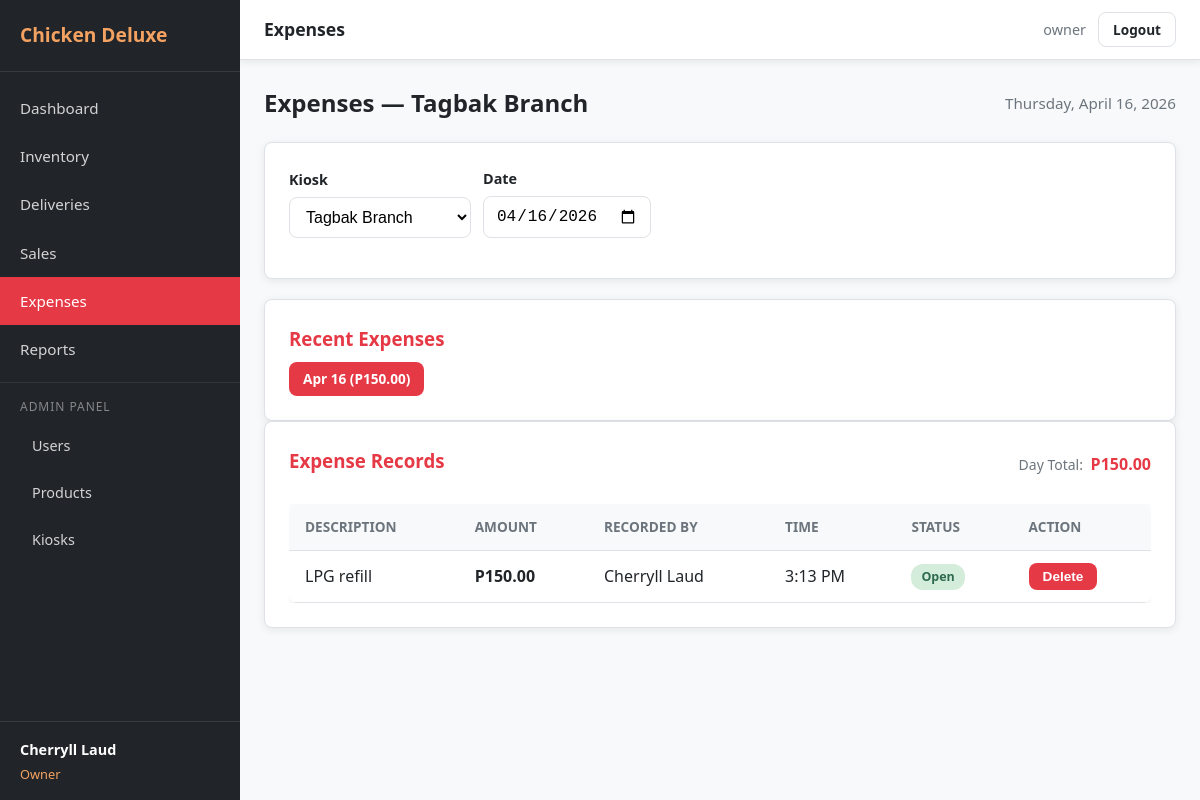
The page /expenses?kiosk_id=1&date=2026-04-16 (signed in) on the database its author committed.
### tables this page shows
CREATE TABLE `kiosk` (
  `Kiosk_ID` int(11) NOT NULL AUTO_INCREMENT,
  `Name` varchar(100) NOT NULL,
  `Location` varchar(255) NOT NULL,
  `Active` tinyint(1) NOT NULL DEFAULT 1,
  `Created_at` datetime NOT NULL DEFAULT current_timestamp(),
  PRIMARY KEY (`Kiosk_ID`)
);

CREATE TABLE `expenses` (
  `Expense_ID` int(11) NOT NULL AUTO_INCREMENT,
  `Kiosk_ID` int(11) NOT NULL,
  `User_ID` int(11) NOT NULL,
  `Expense_date` date NOT NULL,
  `Amount` decimal(10,2) NOT NULL DEFAULT 0.00,
  `Description` varchar(255) NOT NULL,
  `Locked_status` tinyint(1) NOT NULL DEFAULT 0,
  `Created_at` datetime NOT NULL DEFAULT current_timestamp(),
  PRIMARY KEY (`Expense_ID`),
  KEY `User_ID` (`User_ID`),
  KEY `expenses_ibfk_1` (`Kiosk_ID`),
  CONSTRAINT `expenses_ibfk_1` FOREIGN KEY (`Kiosk_ID`) REFERENCES `kiosk` (`Kiosk_ID`),
  CONSTRAINT `expenses_ibfk_2` FOREIGN KEY (`User_ID`) REFERENCES `user` (`User_ID`)
);

CREATE TABLE `user` (
  `User_ID` int(11) NOT NULL AUTO_INCREMENT,
  `Role_ID` int(11) NOT NULL,
  `Kiosk_ID` int(11) DEFAULT NULL,
  `Username` varchar(50) NOT NULL,
  `Password` varchar(255) NOT NULL,
  `Full_name` varchar(100) NOT NULL,
  `Active_status` tinyint(1) NOT NULL DEFAULT 1,
  `Created_at` datetime NOT NULL DEFAULT current_timestamp(),
  PRIMARY KEY (`User_ID`),
  UNIQUE KEY `Username` (`Username`),
  KEY `Role_ID` (`Role_ID`),
  KEY `user_ibfk_2` (`Kiosk_ID`),
  CONSTRAINT `user_ibfk_1` FOREIGN KEY (`Role_ID`) REFERENCES `role` (`Role_ID`),
  CONSTRAINT `user_ibfk_2` FOREIGN KEY (`Kiosk_ID`) REFERENCES `kiosk` (`Kiosk_ID`)
);

### core/Controller.php (called while the page is built, shortened)
<?php
class Controller
{
    protected function render(string $view, array $data = []): void
    {
        extract($data);
        $viewFile = __DIR__ . '/../views/' . $view . '.php';
        require $viewFile;
        require __DIR__ . '/../views/layouts/main.php';
    }
    protected function post(string $key, mixed $default = null): mixed
    {
        return $_POST[$key] ?? $default;
    }
    protected function get(string $key, mixed $default = null): mixed
    {
        return $_GET[$key] ?? $default;
    }
}

### controllers/ExpenseController.php (called while the page is built, shortened)
<?php
require_once __DIR__ . '/../models/ExpenseModel.php';
require_once __DIR__ . '/../models/KioskModel.php';
class ExpenseController extends Controller
{
    private ExpenseModel $expenseModel;
    private KioskModel $kioskModel;
    public function __construct()
    {
        $this->expenseModel = new ExpenseModel();
        $this->kioskModel   = new KioskModel();
    }
    public function index(): void
    {
        $kiosk_id = $this->resolveKiosk();
        $kiosk     = $this->kioskModel->findById($kiosk_id);
        $date      = $this->get('date', date('Y-m-d'));
        $expenses  = $this->expenseModel->getByDateAndKiosk($date, $kiosk_id);
        $day_total = $this->expenseModel->getDailyTotal($date, $kiosk_id);
        $is_today  = ($date === date('Y-m-d'));
        $any_locked = false;
        $data = [
            'page_title'  => 'Expenses',
            'kiosk'       => $kiosk,
            'kiosk_id'   => $kiosk_id,
            'date'        => $date,
            'expenses'    => $expenses,
            'day_total'   => $day_total,
            'is_today'    => $is_today,
            'any_locked'  => $any_locked,
            'kiosks'      => Auth::isOwner() ? $this->kioskModel->getActive() : [],
            'history'     => $this->expenseModel->getRecordedDates($kiosk_id),
            'success'     => $_GET['success'] ?? null,
            'error'       => $_GET['error'] ?? null,
        ];
        $this->render('expenses/index', $data);
    }
    private function resolveKiosk(): int
    {
        $selected = $this->get('kiosk_id', $this->post('kiosk_id'));
        if ($selected) {
            return (int) $selected;
        }
        $kiosks = $this->kioskModel->getActive();
        return $kiosks[0]['Kiosk_ID'] ?? 1;
    }
}

### index.php (called while the page is built, shortened)
<?php
require_once __DIR__ . '/core/Database.php';
require_once __DIR__ . '/core/Model.php';
require_once __DIR__ . '/core/Controller.php';
require_once __DIR__ . '/core/Auth.php';
$router = new Router();
$router->get('/login',    'AuthController', 'showLogin');
$router->post('/login',   'AuthController', 'handleLogin');
$router->get('/logout',   'AuthController', 'logout');
$router->get('/',          'DashboardController', 'index');
$router->get('/dashboard', 'DashboardController', 'index');
$router->get('/admin',                'AdminController', 'users');
$router->get('/admin/users',          'AdminController', 'users');
$router->post('/admin/users/create',  'AdminController', 'createUser');
$router->post('/admin/users/deactivate', 'AdminController', 'deactivateUser');
$router->post('/admin/users/activate',   'AdminController', 'activateUser');
$router->get('/admin/products',          'AdminController', 'products');
$router->post('/admin/products/create',  'AdminController', 'createProduct');
$router->post('/admin/products/update',  'AdminController', 'updateProduct');
$router->get('/admin/kiosks',            'AdminController', 'kiosks');
$router->post('/admin/kiosks/create',    'AdminController', 'createKiosk');
$router->post('/admin/kiosks/update',    'AdminController', 'updateKiosk');
$router->get('/admin/audit-log',         'AdminController', 'auditLog');
$router->get('/inventory',        'InventoryController', 'index');
$router->post('/inventory/store', 'InventoryController', 'store');
$router->post('/inventory/unlock', 'InventoryController', 'unlock');
$router->get('/delivery',          'DeliveryController', 'index');
$router->post('/delivery/store',   'DeliveryController', 'store');
$router->post('/delivery/lock',    'DeliveryController', 'lock');
$router->post('/delivery/unlock',  'DeliveryController', 'unlock');
$router->post('/delivery/delete',  'DeliveryController', 'delete');
$router->get('/sales',          'SalesController', 'index');
$router->post('/sales/store',   'SalesController', 'store');
$router->post('/sales/lock',    'SalesController', 'lock');
$router->post('/sales/unlock',  'SalesController', 'unlock');
$router->post('/sales/delete',  'SalesController', 'delete');
$router->get('/expenses',          'ExpenseController', 'index');
$router->post('/expenses/store',   'ExpenseController', 'store');
$router->post('/expenses/lock',    'ExpenseController', 'lock');
$router->post('/expenses/unlock',  'ExpenseController', 'unlock');
$router->post('/expenses/delete',  'ExpenseController', 'delete');
$router->get('/reports',              'ReportController', 'index');
$router->get('/reports/daily',        'ReportController', 'daily');
$router->get('/reports/consolidated', 'ReportController', 'consolidated');
$router->get('/reports/timein',       'ReportController', 'timeIn');
$router->dispatch();

### core/Database.php (called while the page is built, shortened)
<?php
class Database
{
    private static ?Database $instance = null;
    private PDO $slave;
    private function __construct()
    {
        $config = require __DIR__ . '/../config/database.php';
        $masterDsn = sprintf(
            'mysql:host=%s;port=%d;dbname=%s;charset=%s',
            $config['master']['host'],
            $config['master']['port'],
            $config['master']['dbname'],
            $config['master']['charset']
        );
        $slaveDsn = sprintf(
            'mysql:host=%s;port=%d;dbname=%s;charset=%s',
            $config['slave']['host'],
            $config['slave']['port'],
            $config['slave']['dbname'],
            $config['slave']['charset']
        );
        $options = [
            PDO::ATTR_ERRMODE            => PDO::ERRMODE_EXCEPTION,
            PDO::ATTR_DEFAULT_FETCH_MODE => PDO::FETCH_ASSOC,
            PDO::ATTR_EMULATE_PREPARES   => false,
        ];
        $this->slave = new PDO(
            $slaveDsn,
            $config['slave']['username'],
            $config['slave']['password'],
            $options
        );
    }
    public static function getInstance(): Database
    {
        if (self::$instance === null) {
            self::$instance = new self();
        }
        return self::$instance;
    }
    public function read(string $sql, array $params = []): array
    {
        $stmt = $this->slave->prepare($sql);
        $stmt->execute($params);
        return $stmt->fetchAll();
    }
    public function readOne(string $sql, array $params = []): ?array
    {
        $stmt = $this->slave->prepare($sql);
        $stmt->execute($params);
        $row = $stmt->fetch();
        return $row ?: null;
    }
}

### core/Auth.php (called while the page is built, shortened)
<?php
class Auth
{
    public static function roleId(): ?int
    {
        return $_SESSION['role_id'] ?? null;
    }
    public static function isOwner(): bool
    {
        return self::roleId() === ROLE_OWNER;
    }
    public static function isStaff(): bool
    {
        return self::roleId() === ROLE_STAFF;
    }
}

### core/Model.php (called while the page is built, shortened)
<?php
class Model
{
    public function __construct()
    {
        $this->db = Database::getInstance();
    }
}

### config/database.php (called while the page is built)
<?php
return [
    'master' => [
        'host'     => '127.0.0.1',
        'port'     => 3306,
        'dbname'   => 'chicken_deluxe',
        'username' => 'root',
        'password' => '',
        'charset'  => 'utf8mb4',
    ],
    'slave' => [
        'host'     => '127.0.0.1',
        'port'     => 3307,
        'dbname'   => 'chicken_deluxe',
        'username' => 'root',
        'password' => '',
        'charset'  => 'utf8mb4',
    ],
];

### models/KioskModel.php (called while the page is built, shortened)
<?php
class KioskModel extends Model
{
    public function getActive(): array
    {
        return $this->db->read("SELECT * FROM Kiosk WHERE Active = 1 ORDER BY Kiosk_ID");
    }
    public function findById(int $kiosk_id): ?array
    {
        return $this->db->readOne("SELECT * FROM Kiosk WHERE Kiosk_ID = ?", [$kiosk_id]);
    }
}

### models/ExpenseModel.php (called while the page is built, shortened)
<?php
class ExpenseModel extends Model
{
    public function getByDateAndKiosk(string $date, int $kiosk_id): array
    {
        return $this->db->read(
            "SELECT e.*, u.Full_name AS Recorded_by
             FROM Expenses e
             JOIN User u ON e.User_ID = u.User_ID
             WHERE e.Kiosk_ID = ? AND e.Expense_date = ?
             ORDER BY e.Created_at DESC",
            [$kiosk_id, $date]
        );
    }
    public function getDailyTotal(string $date, int $kiosk_id): float
    {
        $row = $this->db->readOne(
            "SELECT COALESCE(SUM(Amount), 0) AS total
             FROM Expenses
             WHERE Kiosk_ID = ? AND Expense_date = ?",
            [$kiosk_id, $date]
        );
        return (float) ($row['total'] ?? 0);
    }
    public function getRecordedDates(int $kiosk_id, int $limit = 30): array
    {
        return $this->db->read(
            "SELECT Expense_date,
                    COUNT(*) AS item_count,
                    SUM(Amount) AS day_total,
                    MAX(Locked_status) AS is_locked
             FROM Expenses
             WHERE Kiosk_ID = ?
             GROUP BY Expense_date
             ORDER BY Expense_date DESC
             LIMIT ?",
            [$kiosk_id, $limit]
        );
    }
}

### views/expenses/index.php (the view, shortened to what this page needs)
<?php $staff_locked = Auth::isStaff(); ?>
<section class="expenses">
    <div class="section-header">
        <h2>Expenses — <?= htmlspecialchars($kiosk['Name'] ?? 'Unknown') ?></h2>
        <span class="date-display"><?= date('l, F j, Y', strtotime($date)) ?></span>
    </div>
    <div class="card form-card">
        <form method="GET" action="<?= BASE_URL ?>/expenses" class="form-inline-row">
            <?php if (Auth::isOwner() && !empty($kiosks)): ?>
                <div class="form-group">
                    <label for="kiosk_id">Kiosk</label>
                    <select id="kiosk_id" name="kiosk_id" class="form-select" onchange="this.form.submit()">
                        <?php foreach ($kiosks as $k): ?>
                            <option value="<?= $k['Kiosk_ID'] ?>" <?= $k['Kiosk_ID'] == $kiosk_id ? 'selected' : '' ?>>
                                <?= htmlspecialchars($k['Name']) ?>
                            </option>
                        <?php endforeach; ?>
                    </select>
                </div>
            <?php endif; ?>
            <div class="form-group">
                <label for="date">Date</label>
                <input type="date" id="date" name="date" class="form-input"
                       value="<?= htmlspecialchars($date) ?>" onchange="this.form.submit()">
            </div>
        </form>
    </div>
    <?php if (!empty($history)): ?>
        <div class="card">
            <h3>Recent Expenses</h3>
            <div class="history-links">
                <?php foreach (array_slice($history, 0, 7) as $record): ?>
                    <a href="<?= BASE_URL ?>/expenses?kiosk_id=<?= $kiosk_id ?>&date=<?= $record['Expense_date'] ?>"
                       class="btn btn-sm <?= $record['Expense_date'] === $date ? 'btn-primary' : 'btn-outline' ?>">
                        <?= date('M j', strtotime($record['Expense_date'])) ?>
                        (P<?= number_format($record['day_total'], 2) ?>)
                    </a>
                <?php endforeach; ?>
            </div>
        </div>
    <?php endif; ?>
    <div class="card">
        <div class="section-header">
            <h3>Expense Records</h3>
            <div class="section-header-right">
                <span class="total-display">Day Total: <strong>P<?= number_format($day_total, 2) ?></strong></span>
            </div>
        </div>
        <div class="table-container">
            <table>
                <thead>
                    <tr>
                        <th>Description</th>
                        <th>Amount</th>
                        <th>Recorded By</th>
                        <th>Time</th>
                        <th>Status</th>
                        <?php if (Auth::isOwner()): ?><th>Action</th><?php endif; ?>
                    </tr>
                </thead>
                <tbody>
                    <?php if (empty($expenses)): ?>
                        <tr><td colspan="<?= Auth::isOwner() ? 6 : 5 ?>" class="text-center">No expenses recorded for this date.</td></tr>
                    <?php else: ?>
                        <?php foreach ($expenses as $e): ?>
                            <?php $show_locked = $staff_locked || $e['Locked_status']; ?>
                            <tr>
                                <td><?= htmlspecialchars($e['Description']) ?></td>
                                <td><strong>P<?= number_format($e['Amount'], 2) ?></strong></td>
                                <td><?= htmlspecialchars($e['Recorded_by']) ?></td>
                                <td><?= date('g:i A', strtotime($e['Created_at'])) ?></td>
                                <td>
                                    <span class="badge <?= $show_locked ? 'badge-locked' : 'badge-active' ?>">
                                        <?= $show_locked ? 'Locked' : 'Open' ?>
                                    </span>
                                </td>
                                <?php if (Auth::isOwner()): ?>
                                <td>
                                    <?php if (!$e['Locked_status']): ?>
                                        <form method="POST" action="<?= BASE_URL ?>/expenses/delete" class="inline-form">
                                            <button type="submit" class="btn btn-sm btn-danger"
                                                    onclick="return confirm('Delete this expense?')">Delete</button>
                                        </form>
                                    <?php else: ?>
                                        <span class="text-light">—</span>
                                    <?php endif; ?>
                                </td>
                                <?php endif; ?>
                            </tr>
                        <?php endforeach; ?>
                    <?php endif; ?>
                </tbody>
            </table>
        </div>
    </div>
</section>

### rows shown on the page
kiosk: Name "Tagbak Branch"
expenses: Description "LPG refill", Amount "150.00", User_ID.Full_name "Cherryll Laud", Created_at "3:13 PM", Locked_status "Open"

### other values the page prints
APP_NAME "Chicken Deluxe"
Auth::fullName() "Cherryll Laud"
ROLE_NAMES[Auth::roleId()] "Owner"
$page_title "Expenses"
Auth::username() "owner"
date('l, F j, Y', strtotime($date)) "Thursday, April 16, 2026"
date('M j', strtotime($record['Expense_date'])) "Apr 16"
$record['day_total'] "150.00"
$day_total "150.00"
form field kiosk_id "Tagbak Branch"
